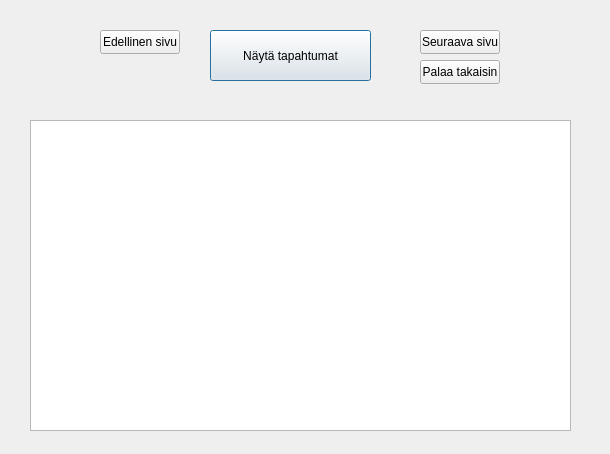
<?xml version="1.0" encoding="UTF-8"?>
<ui version="4.0">
 <class>Tapahtumat</class>
 <widget class="QDialog" name="Tapahtumat">
  <property name="geometry">
   <rect>
    <x>0</x>
    <y>0</y>
    <width>610</width>
    <height>454</height>
   </rect>
  </property>
  <property name="windowTitle">
   <string>Dialog</string>
  </property>
  <widget class="QLabel" name="labelTapahtumat">
   <property name="geometry">
    <rect>
     <x>30</x>
     <y>20</y>
     <width>161</width>
     <height>31</height>
    </rect>
   </property>
   <property name="text">
    <string/>
   </property>
  </widget>
  <widget class="QPushButton" name="btnTapahtumat">
   <property name="geometry">
    <rect>
     <x>210</x>
     <y>30</y>
     <width>161</width>
     <height>51</height>
    </rect>
   </property>
   <property name="text">
    <string>Näytä tapahtumat</string>
   </property>
  </widget>
  <widget class="QTextEdit" name="textEditTapahtumat">
   <property name="geometry">
    <rect>
     <x>30</x>
     <y>120</y>
     <width>541</width>
     <height>311</height>
    </rect>
   </property>
  </widget>
  <widget class="QPushButton" name="btntakaisin">
   <property name="geometry">
    <rect>
     <x>420</x>
     <y>60</y>
     <width>80</width>
     <height>24</height>
    </rect>
   </property>
   <property name="text">
    <string>Palaa takaisin</string>
   </property>
  </widget>
  <widget class="QPushButton" name="btnseuraava">
   <property name="geometry">
    <rect>
     <x>420</x>
     <y>30</y>
     <width>80</width>
     <height>24</height>
    </rect>
   </property>
   <property name="text">
    <string>Seuraava sivu</string>
   </property>
  </widget>
  <widget class="QPushButton" name="btnedellinen">
   <property name="geometry">
    <rect>
     <x>100</x>
     <y>30</y>
     <width>80</width>
     <height>24</height>
    </rect>
   </property>
   <property name="text">
    <string>Edellinen sivu</string>
   </property>
  </widget>
 </widget>
 <resources/>
 <connections/>
</ui>
